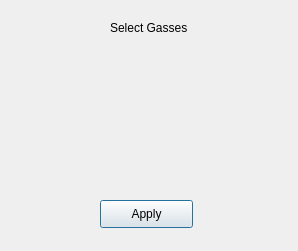
<?xml version="1.0" encoding="UTF-8"?>
<ui version="4.0">
 <class>SelectGasDialog</class>
 <widget class="QDialog" name="SelectGasDialog">
  <property name="geometry">
   <rect>
    <x>0</x>
    <y>0</y>
    <width>298</width>
    <height>251</height>
   </rect>
  </property>
  <property name="windowTitle">
   <string>Dialog</string>
  </property>
  <widget class="QWidget" name="gridLayoutWidget">
   <property name="geometry">
    <rect>
     <x>20</x>
     <y>40</y>
     <width>259</width>
     <height>153</height>
    </rect>
   </property>
   <layout class="QGridLayout" name="gridLayout"/>
  </widget>
  <widget class="QLabel" name="label">
   <property name="geometry">
    <rect>
     <x>110</x>
     <y>20</y>
     <width>81</width>
     <height>16</height>
    </rect>
   </property>
   <property name="text">
    <string>Select Gasses</string>
   </property>
  </widget>
  <widget class="QPushButton" name="pushButton">
   <property name="geometry">
    <rect>
     <x>100</x>
     <y>200</y>
     <width>93</width>
     <height>28</height>
    </rect>
   </property>
   <property name="text">
    <string>Apply</string>
   </property>
  </widget>
 </widget>
 <resources/>
 <connections/>
</ui>
